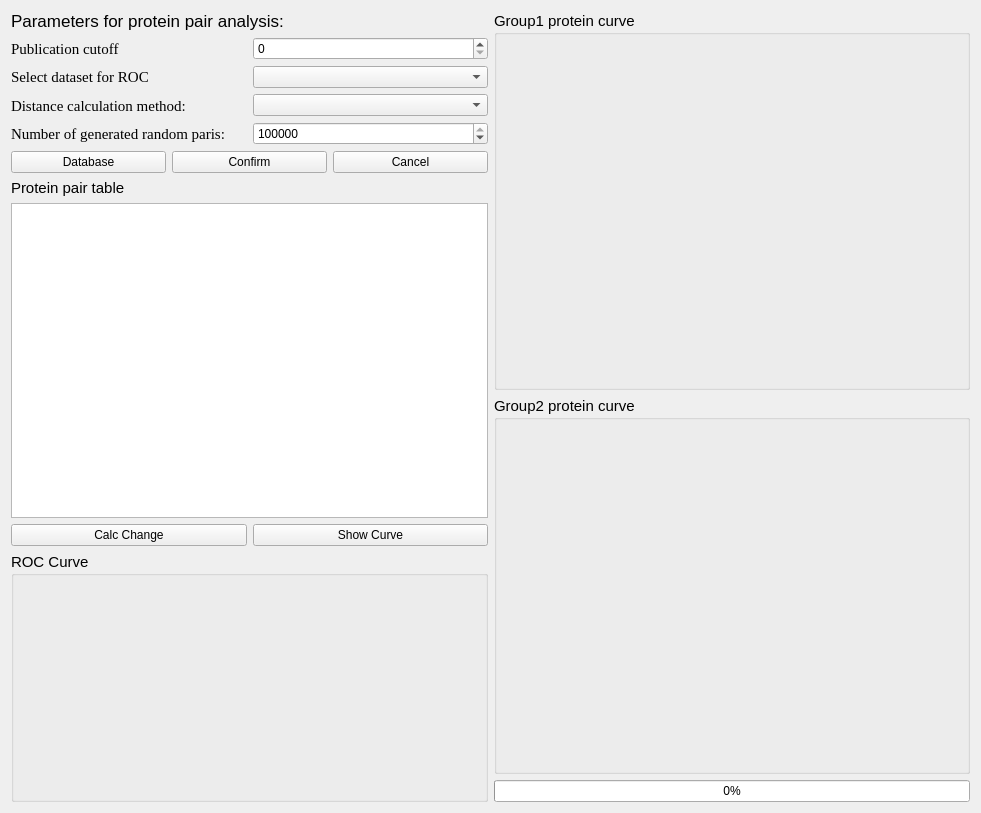
<?xml version="1.0" encoding="UTF-8"?>
<ui version="4.0">
 <class>Form</class>
 <widget class="QWidget" name="Form">
  <property name="geometry">
   <rect>
    <x>0</x>
    <y>0</y>
    <width>981</width>
    <height>813</height>
   </rect>
  </property>
  <property name="windowTitle">
   <string>Form</string>
  </property>
  <layout class="QGridLayout" name="gridLayout">
   <item row="0" column="0">
    <layout class="QHBoxLayout" name="horizontalLayout_4">
     <item>
      <layout class="QVBoxLayout" name="verticalLayout_8">
       <item>
        <layout class="QVBoxLayout" name="verticalLayout">
         <item>
          <layout class="QVBoxLayout" name="verticalLayout_6">
           <item>
            <widget class="QLabel" name="label_4">
             <property name="font">
              <font>
               <family>Arial</family>
               <pointsize>13</pointsize>
              </font>
             </property>
             <property name="text">
              <string>Parameters for protein pair analysis:</string>
             </property>
            </widget>
           </item>
           <item>
            <layout class="QHBoxLayout" name="horizontalLayout">
             <item>
              <layout class="QVBoxLayout" name="verticalLayout_3">
               <item>
                <widget class="QLabel" name="label">
                 <property name="font">
                  <font>
                   <family>Times New Roman</family>
                   <pointsize>11</pointsize>
                  </font>
                 </property>
                 <property name="text">
                  <string>Publication cutoff</string>
                 </property>
                </widget>
               </item>
               <item>
                <widget class="QLabel" name="label_7">
                 <property name="font">
                  <font>
                   <family>Times New Roman</family>
                   <pointsize>11</pointsize>
                  </font>
                 </property>
                 <property name="text">
                  <string>Select dataset for ROC</string>
                 </property>
                </widget>
               </item>
               <item>
                <widget class="QLabel" name="label_5">
                 <property name="font">
                  <font>
                   <family>Times New Roman</family>
                   <pointsize>11</pointsize>
                  </font>
                 </property>
                 <property name="text">
                  <string>Distance calculation method:</string>
                 </property>
                </widget>
               </item>
               <item>
                <widget class="QLabel" name="label_6">
                 <property name="font">
                  <font>
                   <family>Times New Roman</family>
                   <pointsize>11</pointsize>
                  </font>
                 </property>
                 <property name="text">
                  <string>Number of generated random paris:</string>
                 </property>
                </widget>
               </item>
              </layout>
             </item>
             <item>
              <layout class="QVBoxLayout" name="verticalLayout_2">
               <item>
                <widget class="QSpinBox" name="spinBoxPub"/>
               </item>
               <item>
                <widget class="QComboBox" name="comboBoxDataset"/>
               </item>
               <item>
                <widget class="QComboBox" name="comboBoxDistance"/>
               </item>
               <item>
                <widget class="QSpinBox" name="spinBoxRandom">
                 <property name="minimum">
                  <number>0</number>
                 </property>
                 <property name="maximum">
                  <number>999999999</number>
                 </property>
                 <property name="value">
                  <number>100000</number>
                 </property>
                </widget>
               </item>
              </layout>
             </item>
            </layout>
           </item>
          </layout>
         </item>
         <item>
          <layout class="QHBoxLayout" name="horizontalLayout_2">
           <item>
            <widget class="QPushButton" name="pushButtonDatabase">
             <property name="text">
              <string>Database</string>
             </property>
            </widget>
           </item>
           <item>
            <widget class="QPushButton" name="pushButtonConfirm">
             <property name="text">
              <string>Confirm</string>
             </property>
            </widget>
           </item>
           <item>
            <widget class="QPushButton" name="pushButtonCancel">
             <property name="text">
              <string>Cancel</string>
             </property>
            </widget>
           </item>
          </layout>
         </item>
        </layout>
       </item>
       <item>
        <layout class="QVBoxLayout" name="verticalLayout_4">
         <item>
          <widget class="QLabel" name="label_3">
           <property name="font">
            <font>
             <family>Arial</family>
             <pointsize>11</pointsize>
            </font>
           </property>
           <property name="text">
            <string>Protein pair table</string>
           </property>
          </widget>
         </item>
         <item>
          <widget class="QTableView" name="tableView">
           <property name="minimumSize">
            <size>
             <width>0</width>
             <height>200</height>
            </size>
           </property>
          </widget>
         </item>
         <item>
          <layout class="QHBoxLayout" name="horizontalLayout_3">
           <item>
            <widget class="QPushButton" name="pushButtonPval">
             <property name="text">
              <string>Calc Change</string>
             </property>
            </widget>
           </item>
           <item>
            <widget class="QPushButton" name="pushButtonCurve">
             <property name="text">
              <string>Show Curve</string>
             </property>
            </widget>
           </item>
          </layout>
         </item>
        </layout>
       </item>
       <item>
        <layout class="QVBoxLayout" name="verticalLayout_5">
         <item>
          <widget class="QGroupBox" name="groupBox">
           <property name="minimumSize">
            <size>
             <width>0</width>
             <height>250</height>
            </size>
           </property>
           <property name="maximumSize">
            <size>
             <width>16777215</width>
             <height>300</height>
            </size>
           </property>
           <property name="font">
            <font>
             <family>Arial</family>
             <pointsize>11</pointsize>
            </font>
           </property>
           <property name="title">
            <string>ROC Curve</string>
           </property>
          </widget>
         </item>
        </layout>
       </item>
      </layout>
     </item>
     <item>
      <layout class="QVBoxLayout" name="verticalLayout_11">
       <item>
        <layout class="QVBoxLayout" name="verticalLayout_10">
         <item>
          <layout class="QVBoxLayout" name="verticalLayout_7">
           <item>
            <widget class="QGroupBox" name="groupBox_1">
             <property name="font">
              <font>
               <family>Arial</family>
               <pointsize>11</pointsize>
              </font>
             </property>
             <property name="title">
              <string>Group1 protein curve</string>
             </property>
            </widget>
           </item>
          </layout>
         </item>
         <item>
          <layout class="QVBoxLayout" name="verticalLayout_9">
           <item>
            <widget class="QGroupBox" name="groupBox_2">
             <property name="font">
              <font>
               <family>Arial</family>
               <pointsize>11</pointsize>
              </font>
             </property>
             <property name="title">
              <string>Group2 protein curve</string>
             </property>
            </widget>
           </item>
          </layout>
         </item>
        </layout>
       </item>
       <item>
        <widget class="QProgressBar" name="progressBar">
         <property name="value">
          <number>0</number>
         </property>
        </widget>
       </item>
      </layout>
     </item>
    </layout>
   </item>
  </layout>
 </widget>
 <resources/>
 <connections/>
</ui>
